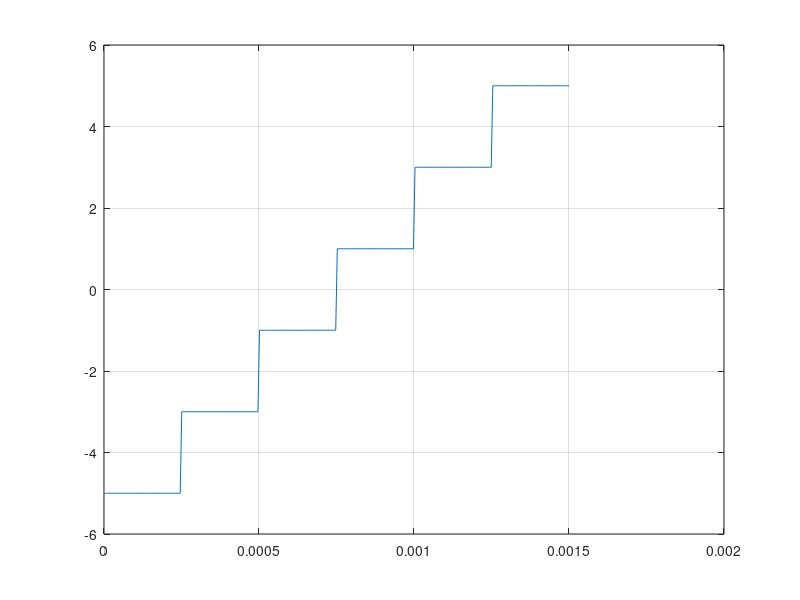

Write MATLAB code to recreate this figure.
Ts = 5e-3; % 5 ms timp de esantionare(rezolutie)
T = 0.25;
v = [-5,-3,-1,1,3,5]; % 6 nivele a cate 0.25s fiecare => timp = 1.5s
v = v';
v = repmat(v,1,T/Ts); 
v = v';
v = v(1:numel(v)); %liniarizeaza matricea
t = linspace(0,6*0.25e-3,6*T/Ts);

plot(t,v),grid;